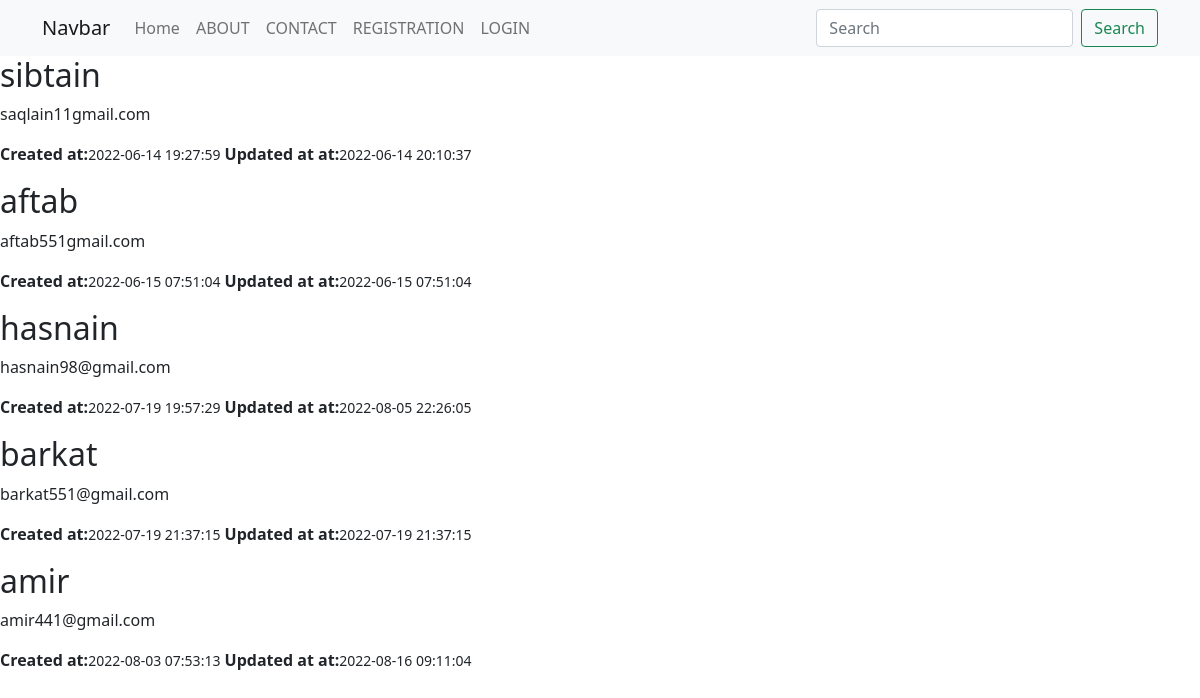
Screenshot of /index.php/user/getUsers with the database file from the repository.
### tables this page shows
CREATE TABLE `users` (
  `id` int(11) NOT NULL,
  `username` varchar(255) NOT NULL,
  `email` varchar(255) NOT NULL,
  `password` varchar(255) NOT NULL,
  `created_at` timestamp NOT NULL DEFAULT current_timestamp(),
  `updated_at` timestamp NOT NULL DEFAULT current_timestamp() ON UPDATE current_timestamp()
);

### application/controllers/User.php (called while the page is built, shortened)
<?php
class User extends CI_Controller{
    public function __construct(){
        $this->load->model('User_model');
        $this->load->library('form_validation');
    }
    public function getUsers(){
        $data['users']=$this->User_model->getAll('users');
        $this->load->view('template/header');
        $this->load->view('users/showuser',$data);
        $this->load->view('template/footer');
    }
}

### index.php (called while the page is built, shortened)
<?php
require_once BASEPATH.'core/CodeIgniter.php';

### application/models/User_model.php (called while the page is built, shortened)
<?php
class User_Model extends CI_Model{
    public function getAll(){
        return $this->db->get('users')->result();
    }
}

### application/views/users/showuser.php (the view)
<div class="row">
    <div class="col-md-8 col-md-offset-2">
      <?php foreach($users as $user): ?>
            <h2><?php echo $user->username; ?></h2>
            <p> <?php echo $user->email; ?></p>
            <p><strong>Created at:</strong><span class="small"><?php echo $user->created_at; ?></span>
            <strong>Updated at at:</strong><span class="small"><?php echo $user->updated_at; ?></span>
            </p>
      <?php endforeach; ?>
    </div>
</div>

### application/views/template/header.php (shortened to what this page needs)
<!doctype html>
<html lang="en">
  <head>
    <link href="https://cdn.jsdelivr.net/npm/bootstrap@5.0.2/dist/css/bootstrap.min.css" rel="stylesheet">
    <link href="https://cdn.jsdelivr.net/npm/bootstrap@5.1.3/dist/css/bootstrap.min.css" rel="stylesheet">
  </head>
  <body>
        <nav class="navbar navbar-expand-sm navbar-light bg-light">
              <div class="container">
                <a class="navbar-brand" href="#">Navbar</a>
                <div class="collapse navbar-collapse" id="collapsibleNavId">
                    <ul class="navbar-nav me-auto mt-2 mt-lg-0">
                        <li class="nav-item active">
                            <a class="nav-link" href="<?php echo base_url(); ?>">Home <span class="visually-hidden">(current)</span></a>
                        </li>
                        <li class="nav-item">
                            <a class="nav-link" href="<?php echo base_url().'about'; ?>">ABOUT</a>
                        </li>
                        <li class="nav-item">
                            <a class="nav-link" href="<?php echo base_url().'contact';?>">CONTACT</a>
                        </li>
                        <?php if($this->session->userdata('username')): ?>
                            <li class="nav-item dropdown">
                                <a class="nav-link dropdown-toggle" href="#" id="dropdownId" data-bs-toggle="dropdown" aria-haspopup="true" aria-expanded="false"><?php echo $this->session->userdata('username'); ?></a>
                                    <div class="dropdown-menu" aria-labelledby="dropdownId">
                                        <a class="dropdown-item" href="<?php echo base_url('User/dashboard'); ?>">dashboard</a>
                                        <a class="dropdown-item" href="<?php echo base_url('User/editprofile'); ?>">edit profile</a>
                                        <a class="dropdown-item" href="<?php echo base_url().'logout';?>">logout</a>
                                    </div>
                            </li>
                        <?php else: ?>
                            <li class="nav-item">
                                <a class="nav-link" href="<?php echo base_url().'registration';?>">REGISTRATION</a>
                            </li>
                            <li class="nav-item">
                                <a class="nav-link" href="<?php echo base_url().'login';?>">LOGIN</a>
                            </li>
                        <?php endif; ?>
                    </ul>
                    <form class="d-flex my-2 my-lg-0">
                        <input class="form-control me-sm-2" type="text" placeholder="Search">
                        <button class="btn btn-outline-success my-2 my-sm-0" type="submit">Search</button>
                    </form>
                </div>
          </div>
        </nav>

### application/views/template/footer.php (shortened to what this page needs)
</body>
</html>

### rows the page displays
users: username "sibtain", email "saqlain11gmail.com", created_at "2022-06-14 19:27:59", updated_at "2022-06-14 20:10:37"
users: username "aftab", email "aftab551gmail.com", created_at "2022-06-15 07:51:04", updated_at "2022-06-15 07:51:04"
users: username "hasnain", email "hasnain98@gmail.com", created_at "2022-07-19 19:57:29", updated_at "2022-08-05 22:26:05"
users: username "barkat", email "barkat551@gmail.com", created_at "2022-07-19 21:37:15", updated_at "2022-07-19 21:37:15"
users: username "amir", email "amir441@gmail.com", created_at "2022-08-03 07:53:13", updated_at "2022-08-16 09:11:04"
